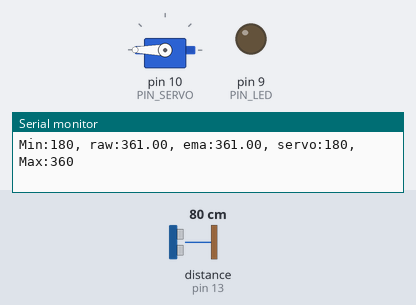
Recording of a sketch running on a simulated Arduino Uno, built with avr-gcc and run on an emulated ATmega328P. On the bench: servo, output pins drawn as LEDs (lit = HIGH), the last lines printed to the serial monitor. Wiring (inferred from the names in the program): ultrasonic range finder: trigger pin 12; echo pin 13. The test bench sets the inputs (shaded band); at power-on: distance to the obstacle (sensor on pin 13) 80 cm. The echo pulse lasts 58.3 µs per cm; pins used as bus, display or sensor lines are not drawn.

Above: at 1.2 s.
1.3 s: distance to the obstacle (sensor on pin 13) set to 35 cm
3.1 s: distance to the obstacle (sensor on pin 13) set to 2 cm
At 4.1 s:
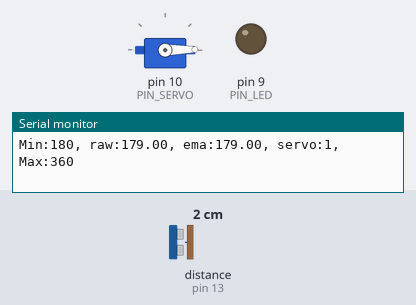
4.6 s: distance to the obstacle (sensor on pin 13) set to 35 cm
At 5.8 s:
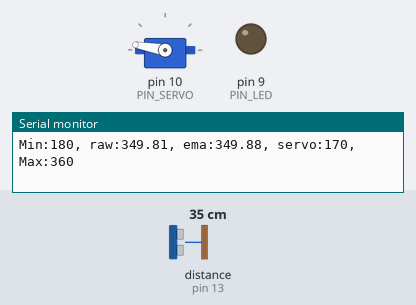
6.2 s: distance to the obstacle (sensor on pin 13) set to 4 cm
At 6.5 s:
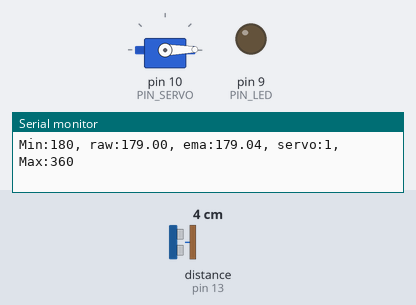
7.7 s: distance to the obstacle (sensor on pin 13) set to 60 cm
At 8.9 s:
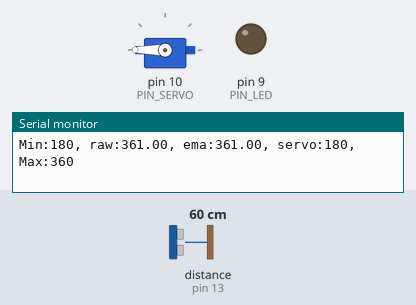
Timing chart, 0 to 10.2 s (numbered marks = the images above; inputs shaded):
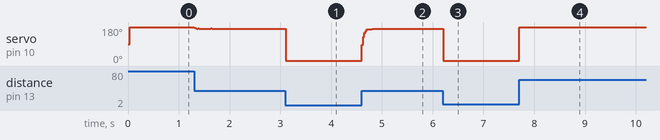

The sketch:

11_practice_2.ino
```cpp
#include <Servo.h>

// Arduino pin assignment
#define PIN_LED 9
#define PIN_SERVO 10
#define PIN_TRIG 12
#define PIN_ECHO 13

// configurable parameters
#define SND_VEL 346.0 // sound velocity at 24 celsius degree (unit: m/s)
#define INTERVAL 25 // sampling interval (unit: ms)
#define _DIST_MIN 180 // minimum distance to be measured (unit: mm)
#define _DIST_MAX 360 // maximum distance to be measured (unit: mm)
#define Alpha 0.5 // ema의 기준 값

#define _DUTY_MIN 550 // servo full clockwise position (0 degree)
#define _DUTY_NEU 1475 // servo neutral position (90 degree)
#define _DUTY_MAX 2400 // servo full counterclockwise position (180 degree)

// global variables
float timeout; // unit: us
float dist_min, dist_max, dist_raw, dist_prev, dist_ema, last_ema; // unit: mm
float alpha; // ema의 기준을 정하는 데 사용
float _DUTY_ANGLE; // 거리에 비례하여 변하는 서보모터의 각도를 위한 값
unsigned long last_sampling_time; // unit: ms
float scale; // used for pulse duration to distance conversion
Servo myservo;

void setup() {
// initialize GPIO pins
  pinMode(PIN_LED,OUTPUT);
  pinMode(PIN_TRIG,OUTPUT);
  digitalWrite(PIN_TRIG, LOW);
  pinMode(PIN_ECHO,INPUT);

  myservo.attach(PIN_SERVO);
  myservo.writeMicroseconds(_DUTY_NEU);

// initialize USS related variables
  dist_min = _DIST_MIN;
  dist_max = _DIST_MAX;
  dist_ema = 0;
  timeout = (INTERVAL / 2) * 1000.0; // precalculate pulseIn() timeout value. (unit: us)
  dist_raw = dist_prev = 0.0; // raw distance output from USS (unit: mm)
  scale = 0.001 * 0.5 * SND_VEL;
  alpha = Alpha;

// initialize serial port
  Serial.begin(57600);

// initialize last sampling time
  last_sampling_time = 0;
}

void loop() {
// wait until next sampling time.
// millis() returns the number of milliseconds since the program started. Will overflow after 50 days.
  if(millis() < last_sampling_time + INTERVAL) return;

// get a distance reading from the USS
  dist_raw = USS_measure(PIN_TRIG,PIN_ECHO);
  dist_ema = alpha * dist_raw + (1 - alpha)* last_ema;
  last_ema = dist_ema;
// output the read value to the serial port
  Serial.print("Min:180, raw:");
  Serial.print(dist_raw);
  Serial.print(", ema:");
  Serial.print(dist_ema);
  Serial.print(", servo:");
  Serial.print(myservo.read());
  Serial.println(", Max:360");

// adjust servo position according to the USS read value

  // add your code here!

if(dist_raw < dist_min) {
    pinMode(PIN_LED, LOW);
    myservo.writeMicroseconds(_DUTY_MIN); // 18cm 미만일 시 LED OFF and servo 0도
  }
  else if(dist_raw < dist_max){
    pinMode(PIN_LED, HIGH);
    _DUTY_ANGLE = map(dist_ema, dist_min, dist_max, _DUTY_MIN, _DUTY_MAX); // 거리 값의 변화에 따라 angle 값 변화
    myservo.writeMicroseconds(_DUTY_ANGLE);
  }
  else {
    pinMode(PIN_LED, LOW);
    myservo.writeMicroseconds(_DUTY_MAX); // 36cm 이상일 시 LED OFF and servo 180도
  }

// update last sampling time
  last_sampling_time += INTERVAL;
}


// 전자의 범위를 후자의 범위로 변경하여 변경된 범위에 맞게 val값을 변경하여 val 값에 저장한다.
double map(double val, double in_min, double in_max, int out_min, int out_max){
  return (val - in_min) * (out_max - out_min) / (in_max - in_min) + out_min;
}

// get a distance reading from USS. return value is in millimeter.
float USS_measure(int TRIG, int ECHO)
{
  float reading;
  digitalWrite(TRIG, HIGH);
  delayMicroseconds(10);
  digitalWrite(TRIG, LOW);

  reading = pulseIn(ECHO, HIGH, timeout) * scale; // unit: mm
  if(reading < dist_min){
    reading = dist_min - 1; // 18cm 미만일 경우 17.9cm 고정
  }
  else if(reading > dist_max){
    reading = dist_max + 1; // 36cm 초과일 경우 36.1cm 고정
  }
  else dist_prev = reading;


  return reading;
}
```

Measured:
- after the input at 3.1 s, servo on pin 10 (PIN_SERVO): 170° → 1° at once
- after the input at 4.6 s, servo on pin 10 (PIN_SERVO): rises from 1° to 171° in 0.22 s, then falls to 170° in 0.05 s
- after the input at 6.2 s, servo on pin 10 (PIN_SERVO): 170° → 1° at once
- after the input at 7.7 s, servo on pin 10 (PIN_SERVO): 1° → 180° at once
